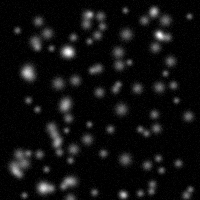
#> input picture images/beads/img1/bead_image_before.png, 200 x 200 px
$ python -i cell_detection.py   (imports and definitions only)
#> lines starting #> are read from the running program, lines starting #| are printed output that depends on the picture; after the words box and inside, x2 and y2 are one past the last pixel; in counts of white or black regions, pixels touching at a corner belong together
import cv2
import matplotlib.pyplot as plt
import numpy as np


def smooth_contours(contour):
    return smooth_contour_moving_average(contour, window_size = int(len(contour)/20) )

def smooth_contour_moving_average(contour, window_size):
    """
    contour: Nx1x2 or Nx2 array
    window_size: number of neighboring points to average (odd number recommended)
    """
    n = len(contour)
    contour = np.array(contour)
    # Ensure shape Nx2
    pts = contour.reshape(-1, 2)

    # Make contour circular
    pad = window_size // 2
    pts_padded = np.vstack([pts[-pad:], pts, pts[:pad]])

    kernel = np.ones(window_size) / window_size

    x_smooth = np.convolve(pts_padded[:, 0], kernel, mode='valid')
    y_smooth = np.convolve(pts_padded[:, 1], kernel, mode='valid')

    smoothed = np.stack([x_smooth[:-1], y_smooth[:-1]], axis=1)

    return smoothed.reshape(-1, 2)


# task : modify this function as specified
def detect_shapes(image_matrix: np.ndarray, detection_threshold=0.2):

    # Example improvements
    blur = cv2.GaussianBlur(image_matrix, (5, 5), 0)
    clahe = cv2.createCLAHE(clipLimit=2.0, tileGridSize=(8, 8))
    image_matrix = clahe.apply(blur)
    # 1. Improve contrast

    clahe = cv2.createCLAHE(clipLimit=2.0, tileGridSize=(8, 8))
    contrast = clahe.apply(image_matrix)

    # 2. Edge detection
    upper_bound = 100
    lower_bound = upper_bound * (1 + detection_threshold)
    edges = cv2.Canny(contrast, upper_bound, lower_bound)

    # 3. Close gaps in edges (important!)
    kernel = np.ones((3, 3), np.uint8)
    edges_closed = cv2.morphologyEx(
        edges, cv2.MORPH_CLOSE, kernel, iterations=2)

    # 4. Find contours
    contours, _ = cv2.findContours(
        edges_closed,
        cv2.RETR_EXTERNAL,  # only outer contours
        cv2.CHAIN_APPROX_SIMPLE
    )

    # 5. Filter contours by size (remove small internal junk)
    min_area = 0.01 * image_matrix.shape[0] * \
        image_matrix.shape[1]  # 1% of image area
    outer_contours = [
        c for c in contours if cv2.contourArea(c) > min_area
    ]

    # task 1 : make outer contorus of type list that returns all outer non concentric contours
    processed_contours = []
    for cnt in outer_contours:
        pts = cnt.reshape(-1, 2).astype(float)
        pts = smooth_contours(pts)
        processed_contours.append(pts)

    # task 2 : iinstead of just one formatted_contour, draw all the outer non concentric contours
    processed_image = cv2.cvtColor(contrast, cv2.COLOR_GRAY2BGR)
    for pts in processed_contours:
        formatted_contour = pts.astype(np.int32).reshape((-1, 1, 2))
        cv2.drawContours(processed_image, [formatted_contour], -1, (0, 255, 0), 2)

    final_contours = []
    for pts in processed_contours:
        norm_pts = pts.copy()
        norm_pts[:, 0] = -1 + 2*norm_pts[:, 0]/(image_matrix.shape[1])
        norm_pts[:, 1] = -1 + 2*norm_pts[:, 1]/(image_matrix.shape[0])
        # norm_pts = norm_pts - np.mean(norm_pts, axis=0)
        norm_pts[:, 1] = -norm_pts[:, 1]
        final_contours.append(norm_pts)

    return final_contours, processed_image


def view_cell_image(processed_image, title = "viewed image"):
    # Plot results
    plt.figure(figsize=(12, 5))
    plt.subplot(1, 2, 2)
    plt.imshow(processed_image, cmap="gray")
    plt.title(title)
    plt.axis("off")
    plt.tight_layout()
    plt.show()


class Filter():
    def __init__(self, matrix: np.ndarray):
        self.matrix = matrix
        self.size = matrix.shape[0]

    def convolved(self, objective_matrix: np.ndarray, detection_threshold=1.5):
        m = self.matrix.shape[0]
        if np.sum(self.matrix * objective_matrix) >= detection_threshold*m:
            return True
        return False


def _line_filter(size=10):
#> called with size = 10
    filter = np.zeros((size, size))
    for i in range(0, size):
        filter[i, i] = 1
        filter[i, size - i - 1] = 1
        filter[int(size/2), i] = 1
        filter[i, int(size/2)] = 1
    return filter


def detect_shapes_canon(image_matrix: np.ndarray, filter: Filter = Filter(_line_filter()), mode: str = "light", detection_threshold=0.2):
    if mode == "light":
        image_matrix = 1 - image_matrix/255
    image_dim = image_matrix.shape
    shape_points = []
    m = filter.size
    for i in range(0, int(image_dim[0]/m)-1):
        for j in range(0, int(image_dim[1]/m)-1):
            if filter.convolved(image_matrix[m*i: m*i+m, m*j: m*j+m], detection_threshold):
                image_matrix[m*i: m*i+m, m*j: m*j+m] = 0.5
                x = -1 + 2*j/(int(image_dim[1]/m)-1)
                y = 1 - 2*i/(int(image_dim[0]/m)-1)
                shape_points.append((x, y))
    shape_points = shape_points - np.mean(shape_points, axis=0)
    center = np.mean(shape_points, axis=0)
    Dx = (shape_points - center)[:, 0]
    Dy = (shape_points - center)[:, 1]
    angles = np.arctan2(Dy, Dx)
    n = shape_points.shape[0]
    stacked = np.zeros((n, 3))
    stacked[:, 0:2] = shape_points
    stacked[:, 2] = angles
    sorted_indices = np.argsort(stacked[:, 2])
    stacked = stacked[sorted_indices]
    shape_points = smooth_contours(stacked[:, 0:2])
    return shape_points, image_matrix

>>> import cv2
>>> picture = cv2.imread('../../images/beads/img1/bead_image_before.png', cv2.IMREAD_GRAYSCALE)
#> picture is the input picture: shape (200, 200); min 0, max 255, mean 16.2
>>> result = detect_shapes(picture)
#> in detect_shapes, `image_matrix = clahe.apply(blur)`:
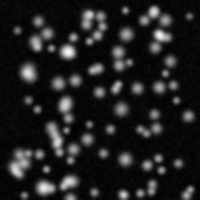
#> image_matrix: shape (200, 200); min 1, max 248, mean 31.8
#> in detect_shapes, `contrast = clahe.apply(image_matrix)`:
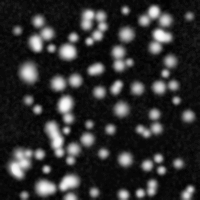
#> contrast: shape (200, 200); min 1, max 255, mean 48
#> in detect_shapes, `edges = cv2.Canny(contrast, upper_bound, lower_bound)`:
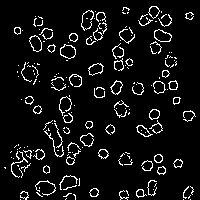
#> edges: shape (200, 200); 7.1% white in thin lines or dots
#> in detect_shapes, `edges_closed = cv2.morphologyEx( edges, cv2.MORPH_CLOSE, kernel, itera..`:
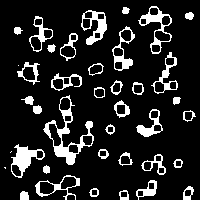
#> edges_closed: shape (200, 200); 13.7% white; 39 white regions (3 under 20 px)
#> in detect_shapes, `contours, _ = cv2.findContours( edges_closed, cv2.RETR_EXTERNAL,`: contours = 39 contours, 3 with area under 20; largest, box (x1, y1, x2, y2) and area: (43, 95, 94, 165) 1080, (138, 6, 172, 54) 638, (11, 144, 45, 178) 514, (81, 10, 107, 45) 479, (35, 175, 80, 200) 464
#> in detect_shapes, `outer_contours = [ c for c in contours if cv2.contourArea(c) > min_are..`: outer_contours = 6 contours; box (x1, y1, x2, y2) and area: (43, 95, 94, 165) 1080, (138, 6, 172, 54) 638, (11, 144, 45, 178) 514, (81, 10, 107, 45) 479, (35, 175, 80, 200) 464, (112, 26, 135, 71) 450
#> the loop in detect_shapes, `for cnt in outer_contours:` made 6 passes
#> after the loop in detect_shapes, `for cnt in outer_contours:`: processed_contours = 6 point arrays, longest 134 points
#> the loop in detect_shapes, `for pts in processed_contours:` made 6 passes
#> after the loop in detect_shapes, `for pts in processed_contours:`:
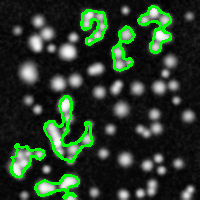
#> processed_image: shape (200, 200, 3); mean B, G, R 41, 58.2, 41
